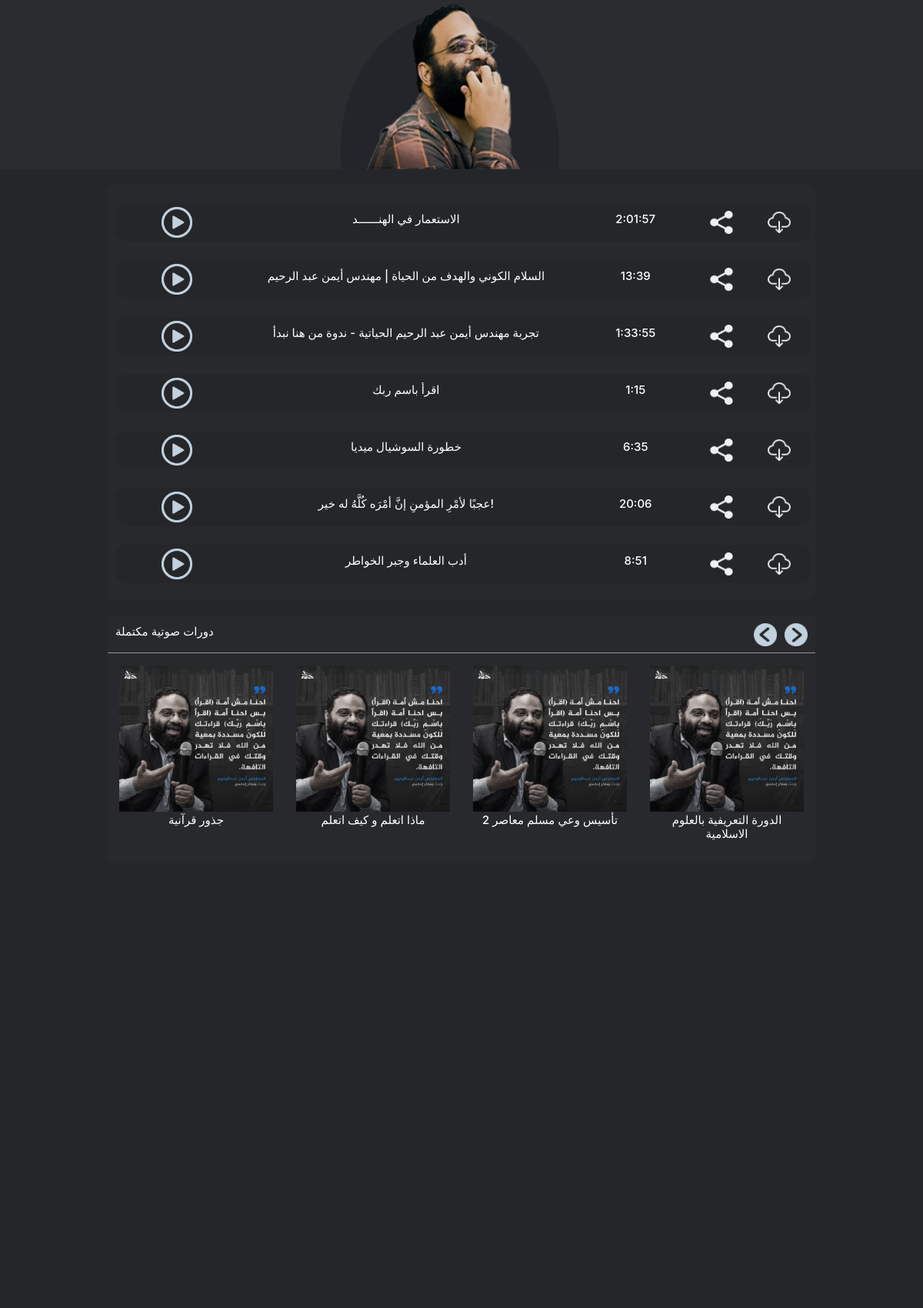
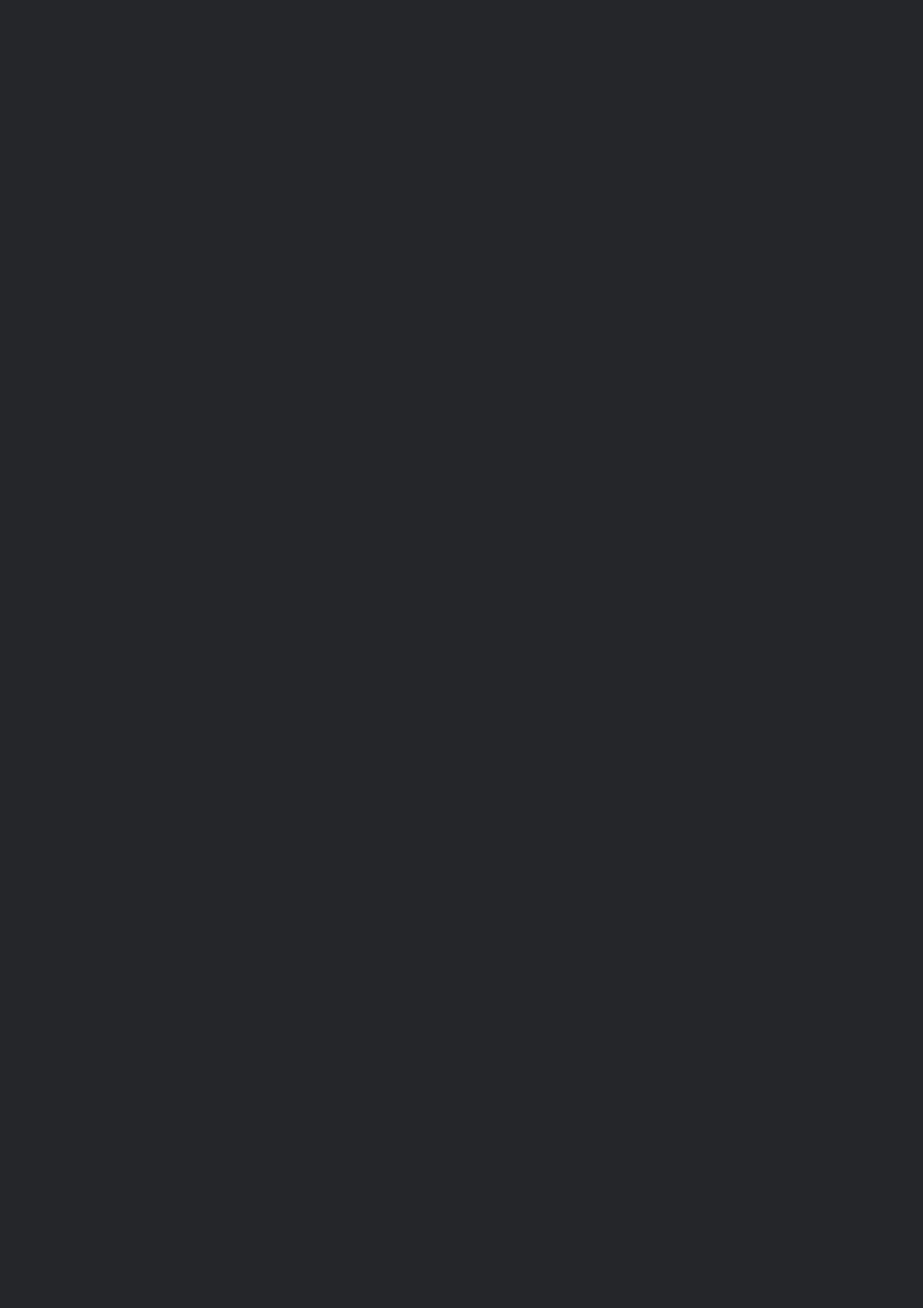
The app's page /home/audio/ (upper part) with its own data (2 pictures, top to bottom).
### audio/models.py (models this page shows, shortened)
class audio (models.Model):
    audio_src = models.CharField(max_length=850)
    audio_title = models.CharField(max_length=250)
    audio_length = models.CharField(max_length=10)
    audioShareLink = models.CharField(max_length=500)
    audioDownloadLink = models.CharField(max_length=500)
    categroty = models.CharField(max_length=250,default='',choices=audioCat)

class audioCourse (models.Model):
    Course_title = models.CharField(max_length=255,default='')
    categroty = models.CharField(max_length=250,default='',choices=audioCat)

### audio/views.py (the view)
# urls.py: path('audio/', views.audios,name='audio'),
def audios(request,id=0,cat=""):
 audios=audio.objects.all()
 player = audio.objects.filter(id=id)
 audiocourses = audioCourse.objects.all()
 return render(request, 'audio/audio-page.html', {'audio': audios, 'player':player,'audioCourse':audiocourses})

### audio/templates/audio/audio-page.html (shortened to what this page needs)
<html>
    {% load static %}
    <head>
        <link rel="stylesheet" href="https://maxcdn.bootstrapcdn.com/bootstrap/4.0.0/css/bootstrap.min.css">
        <link type="text/css" rel="stylesheet" href="{% static  'audio_page.css' %}"/>
    </head>
    <body>
        <div class="container-fluid header-image">
            <div class="row h-100 w-100 justify-content-center">
                <div class="col-3 align-self-end ">
                <div class="header d-flex justify-content-center">
                  <img  class="header-img" src="/static/imgs/header_img.png">
                </div>
               </div>
            </div>
        </div>
        <div class="container section-1">
            <div class="row">
                <div class="col-lg-12 pl-0 ">
                    {% for data in audio %}
                    <div class="row align-content-center justify-content-center mt-4 mb-2 audio-col d-flex text-center">
                        <div class="col-2 justify-content-center  align-self-center d-flex">
                         <a class="play-button" id="play-button" href="{% url 'audio:player' data.id  %}"></a>
                        </div>
                        <div class="col-6 justify-content-center  align-self-center ">
                            <h3 class="title text-center" id="title"> {{data.audio_title}}</h3>
                        </div>
                        <div class="col-2 justify-content-center align-self-center ">
                            <h3 class="length">{{data.audio_length}}</h3>
                        </div>
                        <div class="col-1 justify-content-center align-self-center ">
                            <a class="share"></a>
                        </div>
                        <div class="col-1 justify-content-center align-self-center ">
                            <a class="download"></a>
                        </div>
                        </div>
                        {% endfor %}
            </div>
        </div>
    </div>
    <div class="container section-2" >
        <div class="row">
            <div class="top-section pb-2 ">
                <div class="float-left completed-courses ">دورات صوتية مكتملة</div>
                <div class="float-right d-flex">
                    <div class="left-icon" id="left-scroll"></div>
                    <div class="right-icon" id="right-scroll"></div>
                </div>
            </div>
            <span class="bar"></span>
        </div>
        <div class="row d-flex pt-3 scroll" id="section-2">
            {% for data2 in audioCourse %}
            <div class="col-3 text-center">
                <a class="course-img " href="{% url 'audio:categorys' data2.categroty  %}"></a>
                <h1 class="course-title">{{data2.Course_title}} </h1>
              </div>
              {% endfor %}
        </div>
    </div>
        {% load static %}
    </body>
</html>

### audio/static/audio_page.css (style rules this page uses)
body { background-color: #25262a !important; }
.section-1 { background-color: #28292d; height: 540px; overflow-x: hidden; overflow-y: scroll; border-radius: 10px; max-width: 400px; scrollbar-width: none; -ms-overflow-style: none; margin-top: 20px; }
.header { height: 220px; }
.header-img { height: 100%; content: url(/static/imgs/header_img.png); }
.container { max-width: 920px !important; }
.audio-col { background-color: #25262a; padding-top: 5px; padding-bottom: 5px; padding-right: 5px; padding-left: 5px; width: 100%; margin-left: 10px !important; margin-right: 10px !important; border-radius: 15px; }
.play-button { content: url(./imgs/play_icon.png); width: 40px; height: 40px; cursor: pointer; }
.title { color: white; font-size: 15px; }
.length { color: white; font-size: 15px; }
.download { height: 30px; content: url(./imgs/download-icon.png); width: 30px; border:none; background-position: center; background-repeat: no-repeat; cursor: pointer; }
.share { height: 30px; width: 30px; content: url(./imgs/share-icon.png); background-position: center; border:none; outline: none; cursor: pointer; background-repeat: no-repeat; }
.course-img { content: url(./imgs/course-img.jpg); height: 190px; width: 100%; display: inline-block !important; cursor: pointer; }
.section-2 { background-color: #28292d; margin-top: 20px; padding-top: 10px; padding-bottom: 10px; border-radius: 9px; margin-bottom: 60px; }
.scroll { overflow-x: scroll; overflow-y: hidden; flex-wrap: nowrap !important; scrollbar-width: none; -ms-overflow-style: none; }
.col-2 { display: inline-block; }
.top-section { width: 100%; }
.course-title { font-size: 15px; color: white; padding-top: 2px; display: inline-block !important; }
.completed-courses { color: white; font-size: 15px; padding-left: 10px; }
.bar { background-color: #979393; width: 100%; height: 1.0px; }
.right-icon { content: url(./imgs/right.png); width: 100%; height: 30px; margin-right: 10px; cursor: pointer; }
.left-icon { content: url(./imgs/left.png); width: 100%; height: 30px; margin-right: 10px; cursor: pointer; }
.header-image { background-color: #2b2c30; height: 220px; display: flex; }
.col-3 { padding-bottom: 10px; }

### records on screen
audio: audio_title "الاستعمار في الهنــــــد", audio_length "2:01:57"
audio: audio_title "السلام الكوني والهدف من الحياة | مهندس أيمن عبد الرحيم", audio_length "13:39"
audio: audio_title "تجربة مهندس أيمن عبد الرحيم الحياتية - ندوة من هنا نبدأ", audio_length "1:33:55"
audio: audio_title "اقرأ باسم ربك", audio_length "1:15"
audio: audio_title "خطورة السوشيال ميديا", audio_length "6:35"
audio: audio_title "عجبًا لأمْرِ المؤمنِ إنَّ أمْرَه كُلَّهُ له خير!", audio_length "20:06"
audio: audio_title "أدب العلماء وجبر الخواطر", audio_length "8:51"
audioCourse: Course_title "جذور قرآنية"
audioCourse: Course_title "ماذا اتعلم و كيف اتعلم"
audioCourse: Course_title "تأسيس وعي مسلم معاصر 2"
audioCourse: Course_title "الدورة التعريفية بالعلوم الاسلامية"
